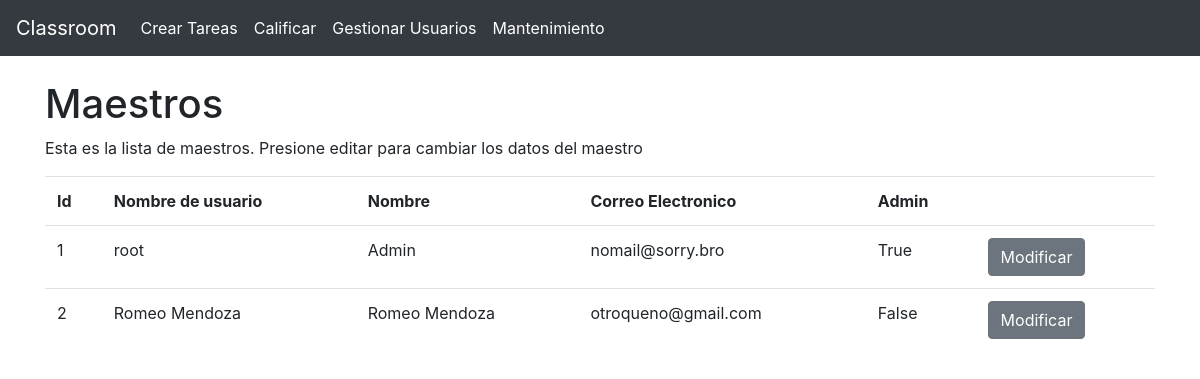
/gestionDeUsuarios/actualizarM/0 (signed in), run on the app's committed database.
### app.py (models this page shows)
class Maestro(db.Model):
    Id                = db.Column(db.Integer, primary_key=True)
    NombreUsuario     = db.Column(db.String(30), unique=True, nullable=False)
    Contrasena        = db.Column(db.String(32), nullable=False)
    Nombre            = db.Column(db.String(30), nullable=False)
    CorreoElectronico = db.Column(db.String(30), nullable=False)
    Admin             = db.Column(db.Boolean, nullable=False)
    clases            = db.relationship("Clases", backref="clasesPorMaestro")

### app.py (the view)
@app.route("/gestionDeUsuarios/actualizarM/<int:id>", methods=["GET", "POST"])
def gestionUsuariosActualizarM(id):
    if not "type" in session:
        flash("Cuidado mano, que tengo tu ip")
        return redirect("/")
    if session["type"] != "Admin":
        flash("Cuidado, que tengo tu IP")
        return redirect("/")
    if request.method == "POST":
        if id != 0:
            nMaestro = Maestro.query.get(id)
            contra = request.form.get("contrasena")
            if contra != "":
                nMaestro.Contrasena = hash.hash_passwd(contra)
            nMaestro.NombreUsuario     = request.form.get("nombreUsuario")
            nMaestro.Nombre            = request.form.get("nombre")
            nMaestro.CorreoElectronico = request.form.get("correoElectronico")
            nMaestro.Admin             = request.form.get("admin") == "on"
            db.session.commit()
        return redirect("/gestionDeUsuarios/actualizarM/0")
    else:
        if id == 0:
            maestros = Maestro.query.all()
            return render_template("enlistarM.html", type=session["type"], maestros=maestros)
        else:
            maestro = Maestro.query.get(id)
            return render_template("modificarM.html", type=session["type"], maestro=maestro)

### templates/enlistarM.html
{% extends "base.html" %}
{% block contenido %}
<br>
<h1>Maestros</h1>
<p>Esta es la lista de maestros. Presione editar para cambiar los datos del maestro</p>
<table class="table">
    <tr>
        <th>Id</th>
        <th>Nombre de usuario</th>
        <th>Nombre</th>
        <th>Correo Electronico</th>
        <th>Admin</th>
        <th></th>
    </tr>
    {% for maestro in maestros %}
    <tr>
        <td>{{ maestro.Id }}</th>
        <td>{{ maestro.NombreUsuario }}</th>
        <td>{{ maestro.Nombre }}</th>
        <td>{{ maestro.CorreoElectronico }}</th>
        <td>{{ maestro.Admin }}</th>
        <td><a class="btn btn-secondary" href="/gestionDeUsuarios/actualizarM/{{ maestro.Id }}">Modificar</a></th>
    </tr>
    {% endfor %}
</table>
{% endblock %}

### data on the page
Maestro: Id "1", NombreUsuario "root", Nombre "Admin", CorreoElectronico "nomail@sorry.bro", Admin "True"
Maestro: Id "2", NombreUsuario "Romeo Mendoza", Nombre "Romeo Mendoza", CorreoElectronico "otroqueno@gmail.com", Admin "False"
